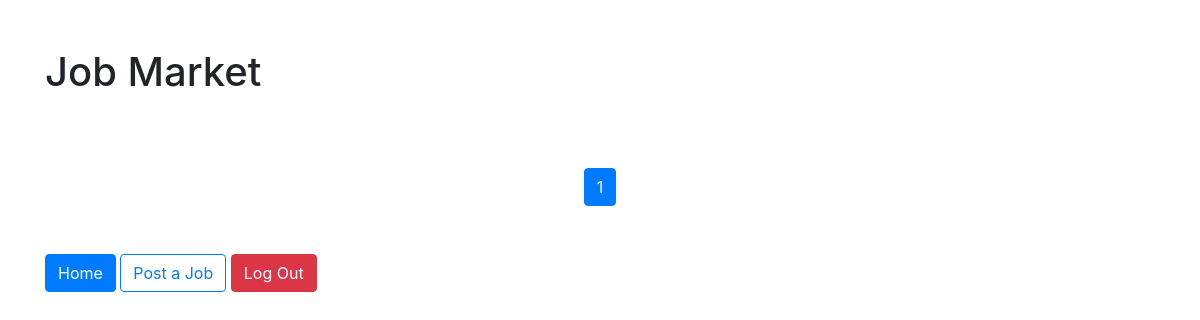
The app's page /market/jobs/, older data.
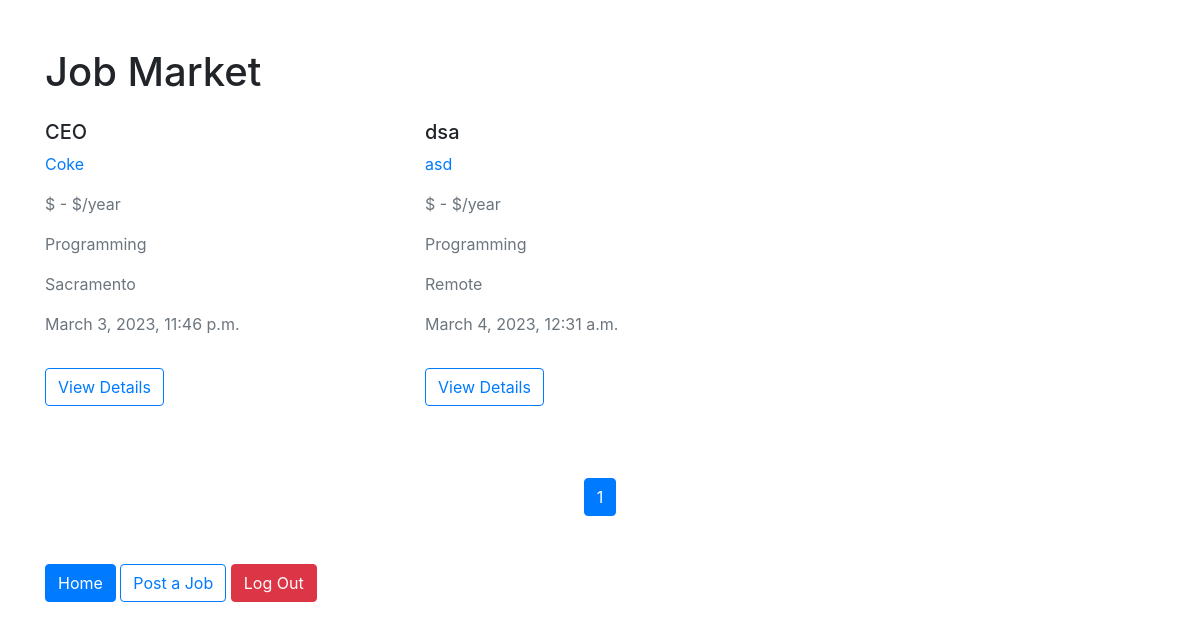
The same page, newer data.
### Jobs/models.py (models this page shows, shortened)
class JobListing(models.Model):
    Poster = models.ForeignKey(User, on_delete=models.CASCADE)
    company = models.CharField(max_length=100)
    Job_Title = models.CharField(max_length=50)
    Job_Description = models.TextField(max_length=5000)
    Job_Requirements = models.TextField(max_length=5000)
    salary_min = models.DecimalField(max_digits=10, decimal_places=2, null=True, blank=True)
    salary_max = models.DecimalField(max_digits=10, decimal_places=2, null=True, blank=True)
    Category = models.CharField(choices=Job_Categories, max_length=50)
    Job_Status = models.CharField(choices=Job_Status_Choices, max_length=10)
    Location = models.CharField(choices=Locations, max_length=50)
    Date_Posted = models.DateTimeField(auto_now_add=True)

### Jobs/views.py (the view)
# urls.py: path('jobs/', jobs, name='jobs'),
def jobs(request):
    job_list = JobListing.objects.all().order_by('Date_Posted')
    paginator = Paginator(job_list, 10)  # Display 10 jobs per page
    page = request.GET.get('page')
    jobs = paginator.get_page(page)
    return render(request, 'jobs.html', {'jobs': jobs})

### templates/Jobs.html (shortened to what this page needs)
{% extends "base.html" %}
{% block content %}
<div class="container mt-5">
  <h1 class="mb-4">Job Market</h1>
  <div class="row">
    {% for job in jobs %}
    <div class="col-md-4 mb-4">
      <p class="h5">{{ job.Job_Title }}</p>
      {% if job.company %}
      <p><a href="#" class="text-primary">{{ job.company }}</a></p>
      {% else %}
      <p>This job does not have a Company!</p>
      {% endif %}
      <p class="text-muted">${{ job.Salary_Low }} - ${{ job.Salary_High }}/year</p>
      <p class="text-muted">{{ job.Category }}</p>
      <p class="text-muted">{{ job.Location }}</p>
      <p class="text-muted">{{ job.Date_Posted }}</p>
      <a href="#" class="btn btn-outline-primary mt-3">View Details</a>
    </div>
    {% endfor %}
  </div>
  <nav aria-label="Job listings pagination">
    <ul class="pagination justify-content-center mt-5">
  {% for num in jobs.paginator.page_range %}
    {% if jobs.number == num %}
      <li class="page-item active">
        <a class="page-link" href="#">{{ num }}</a>
      </li>
    {% elif num > jobs.number|add:'-3' and num < jobs.number|add:'3' %}
      <li class="page-item">
        <a class="page-link" href="?page={{ num }}">{{ num }}</a>
      </li>
    {% endif %}
  {% endfor %}
</ul>
  </nav>
  <div class="mt-5">
    <a href="{% url 'home' %}" class="btn btn-primary">Home</a>
    <a href="#" class="btn btn-outline-primary">Post a Job</a>
    <a href="{% url 'logout' %}" class="btn btn-danger">Log Out</a>
  </div>
</div>
{% endblock %}

Row changes from the older to the newer data that the page shows:
added JobListing: Job_Title "CEO", company "Coke", Category "Programming", Location "Sacramento", Date_Posted "March 3, 2023, 11:46 p.m."
added JobListing: Job_Title "dsa", company "asd", Category "Programming", Location "Remote", Date_Posted "March 4, 2023, 12:31 a.m."
